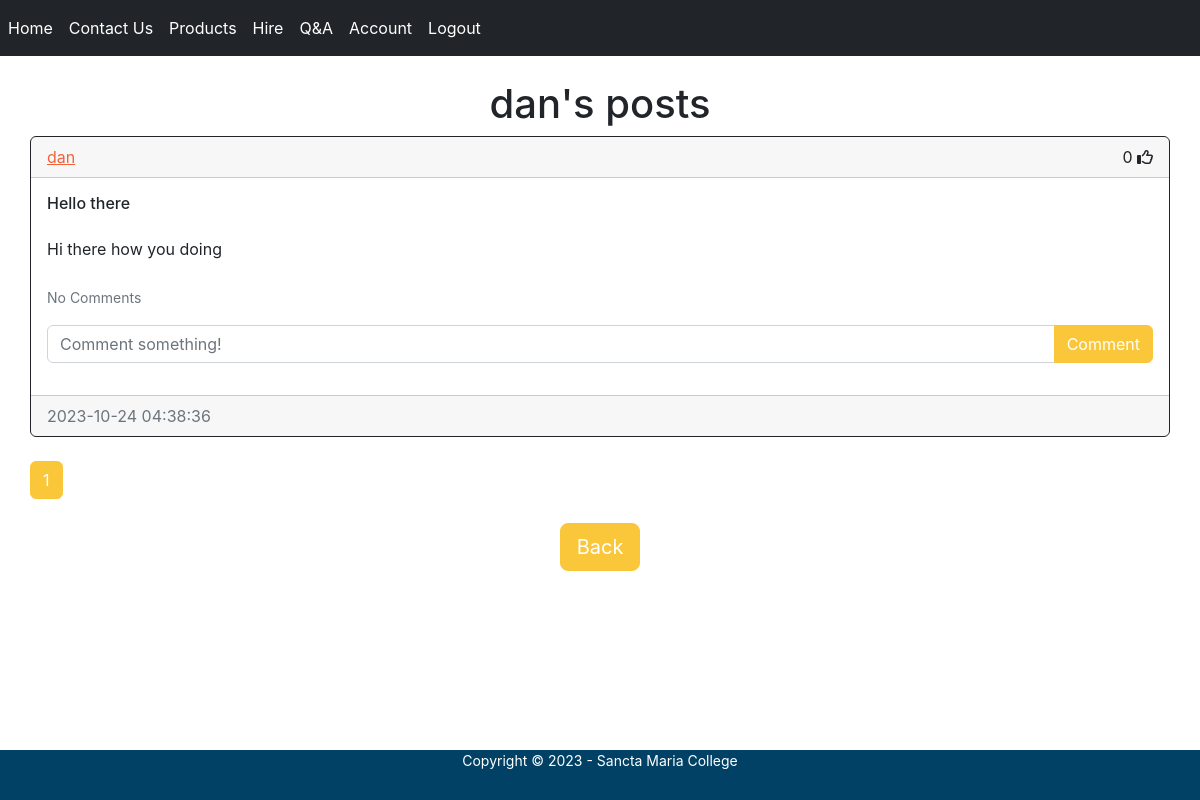
The page /posts/dan (signed in) on the database its author committed.
### website/models.py (models this page shows)
class User(db.Model, UserMixin):  # defines class as User and inherits from db.Model and UserMixin
    id = db.Column(db.Integer, primary_key=True)
    email = db.Column(db.String(150), unique=True)
    username = db.Column(db.String(150), unique=True)
    password = db.Column(db.String(150))
    date_created = db.Column(db.DateTime(timezone=True), default=func.now())
    posts = db.relationship('Post', backref='user', passive_deletes=True)
    comments = db.relationship('Comment', backref='user', passive_deletes=True)
    likes = db.relationship('Like', backref='user', passive_deletes=True)

class Post(db.Model):  # defines class as Post that inherits from db.Model
    id = db.Column(db.Integer, primary_key=True)
    title = db.Column(db.String(100), nullable=False)
    text = db.Column(db.Text, nullable=False)
    date_created = db.Column(db.DateTime(timezone=True), default=func.now())
    author = db.Column(db.Integer, db.ForeignKey(
        'user.id', ondelete="CASCADE"), nullable=False)
    comments = db.relationship('Comment', backref='post', passive_deletes=True)
    likes = db.relationship('Like', backref='post', passive_deletes=True)

### website/views.py (the view)
@views.route("/posts/<username>")  # creates a route for posts
@login_required  # restricts route for unauthorized users
def posts(username):  # defines a function for posts
    page = request.args.get('page', 1, type=int)
    user = User.query.filter_by(username=username).first()
    if not user:
        flash('No user with that username exists.', category='error')
        return redirect(url_for('views.home'))  # brings user to home page
    posts = Post.query.filter_by(user=user)\
        .order_by(Post.date_created.desc())\
        .paginate(page=page, per_page=4)
    return render_template("posts.html",
                           user=current_user, posts=posts, username=username)

### website/templates/posts.html (shortened to what this page needs)
{% extends "posts_div.html" %}
{% block header %} {{username}}'s posts {% endblock %}
{% block footer %}
    <div align="center">
      <a href="/blog"
        ><button type="button"
        class="btn btn-primary btn-lg">Back</button></a
      >
    </div>
{% endblock %}

### website/templates/posts_div.html (shortened to what this page needs)
{% extends "base.html" %}
    {% block content %}
    <div class="container">
        <br>
        <h1 align="center">
            {% block header %}Q&A Posts{% endblock %}
        </h1>
        <div id="posts">
            {% for post in posts %}
            <div class="card border-dark">
                <div class="card-header d-flex justify-content-between align-items-center">
                    <a href="/posts/{{post.user.username}}">
                        {{post.user.username}}</a>
                    <div>
                        <span id="likes-count-{{post.id}}">
                            {{ post.likes|length }}</span>
                        {% if user.id in post.likes|map(attribute="author")|list %}
                        <i class="fas fa-thumbs-up" id="like-button-{{post.id}}"
                        onclick="like({{post.id}})"></i>
                        {% else %}
                        <i class="far fa-thumbs-up" id="like-button-{{post.id}}"
                        onclick="like({{post.id}})"></i>
                        {% endif %}
                    </div>
                </div>
                <div class="card-body">
                    <div class="card-text post-title">{{post.title}}</div>
                    <br />
                    <div class="card-text">{{post.text}}</div>
                    <br />
                    <p class="card-text">
                        {% if post.comments|length > 0 %}
                        <a data-bs-toggle="collapse" href="#comments-{{post.id}}"
                        role="button">
                            <small>View {{post.comments|length}} Comments</small>
                        </a>
                        {% else %}
                        <small class="text-muted">No Comments</small>
                        {% endif %}
                    </p>
                    <form class="input-group mb-3"
                    method="POST"
                    action="/create-comment/{{post.id}}">
                        <input type="text" id="text" name="text" class="form-control"
                        placeholder="Comment something!" />
                        <button type="submit" class="btn btn-primary">Comment</button>
                    </form>
                </div>
                <div class="card-footer text-muted">{{post.date_created}}</div>
            </div>
            <br/>
            {% endfor %}
        </div>
        {% for page_num in posts.iter_pages
            (left_edge=1, right_edge=1, left_current=1, right_current=2) %}
            {% if page_num %}
                {% if posts.page == page_num %}
                    <a class="btn btn-primary mb-4"
                    href="{{url_for('views.blog', page=page_num)}}">{{page_num}}</a>
                {% else %}
                    <a class="btn btn-primary mb-4"
                    href="{{url_for('views.blog', page=page_num)}}">{{page_num}}</a>
                {% endif %}
            {% else %}
                ...
            {% endif %}
        {% endfor %}
        {% block footer %}{% endblock %}
    </div>
    {% endblock %}

### rows shown on the page
User: username "dan"
Post: user.username "dan", likes|length "0", title "Hello there", text "Hi there how you doing", date_created "2023-10-24 04:38:36"

### other values the page prints
{{ page_num }} "1"
